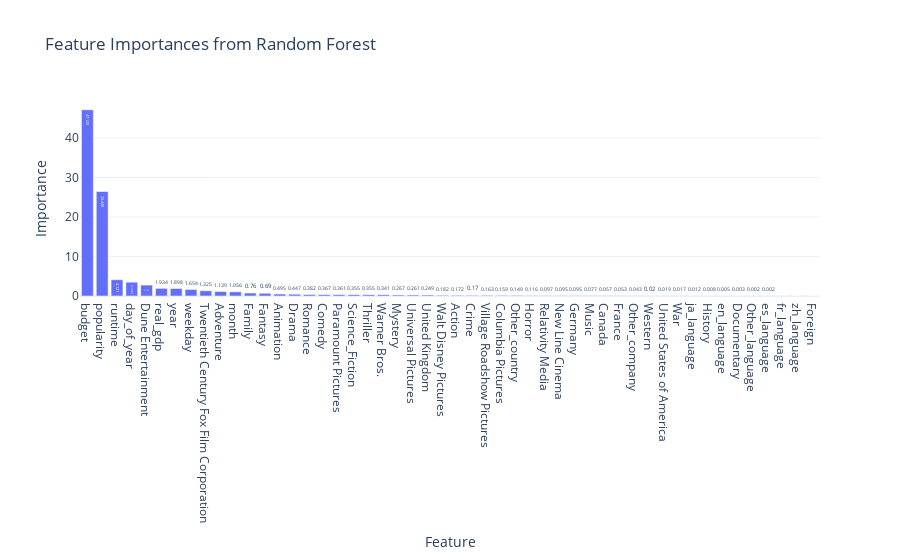

Notebook code for this chart:
### Code cell
# Extract feature importances
importances = rf_regressor.feature_importances_*100

# Create a DataFrame for easy visualization
importance_df = pd.DataFrame({
    'Feature': X_train.columns,
    'Importance': importances
}).sort_values(by='Importance', ascending=False)

# Plotly bar chart
fig = go.Figure(go.Bar(
    x=importance_df['Feature'],
    y=importance_df['Importance'],
    text=importance_df['Importance'].round(3),  # Show importance values on bars
    textposition='auto'  # Display text directly on top of bars
))

# Customize layout
fig.update_layout(
    title="Feature Importances from Random Forest",
    xaxis_title="Feature",
    yaxis_title="Importance",
    template="plotly_white",
)

# Show plot
fig.show()

### Figure 1 — Plotly figure (JSON) as saved in the notebook; plotly's stock layout.template omitted (floating-point values rounded to 4 significant figures)
{"data": [{"text": [47.12, 26.45, 4.121, 3.494, 2.762, 1.934, 1.898, 1.654, 1.325, 1.139, 1.056, 0.76, 0.69, 0.495, 0.447, 0.382, 0.367, 0.361, 0.355, 0.355, 0.341, 0.267, 0.261, 0.249, 0.182, 0.172, 0.17, 0.163, 0.159, 0.149, 0.116, 0.097, 0.095, 0.095, 0.077, 0.057, 0.053, 0.043, 0.02, 0.019, 0.017, 0.012, 0.008, 0.005, 0.003, 0.002, 0.002, 0.001, 0, 0], "textposition": "auto", "type": "bar", "x": ["budget", "popularity", "runtime", "day_of_year", "Dune Entertainment", "real_gdp", "year", "weekday", "Twentieth Century Fox Film Corporation", "Adventure", "month", "Family", "Fantasy", "Animation", "Drama", "Romance", "Comedy", "Paramount Pictures", "Science_Fiction", "Thriller", "Warner Bros.", "Mystery", "Universal Pictures", "United Kingdom", "Walt Disney Pictures", "Action", "Crime", "Village Roadshow Pictures", "Columbia Pictures", "Other_country", "Horror", "Relativity Media", "New Line Cinema", "Germany", "Music", "Canada", "France", "Other_company", "Western", "United States of America", "War", "ja_language", "History", "en_language", "Documentary", "Other_language", "es_language", "fr_language", "zh_language", "Foreign"], "y": [47.12, 26.45, 4.121, 3.494, 2.762, 1.934, 1.898, 1.654, 1.325, 1.139, 1.056, 0.7604, 0.6896, 0.4952, 0.4474, 0.382, 0.3673, 0.3606, 0.3554, 0.3546, 0.3412, 0.2667, 0.261, 0.2495, 0.1817, 0.1715, 0.1696, 0.1625, 0.1587, 0.1493, 0.1157, 0.09677, 0.09526, 0.09481, 0.07707, 0.05704, 0.05254, 0.04268, 0.01958, 0.01866, 0.01728, 0.0117, 0.008417, 0.004516, 0.003234, 0.002494, 0.001832, 0.001006, 2.636e-05, 3.281e-12]}], "layout": {"title": {"text": "Feature Importances from Random Forest"}, "xaxis": {"title": {"text": "Feature"}}, "yaxis": {"title": {"text": "Importance"}}}}
